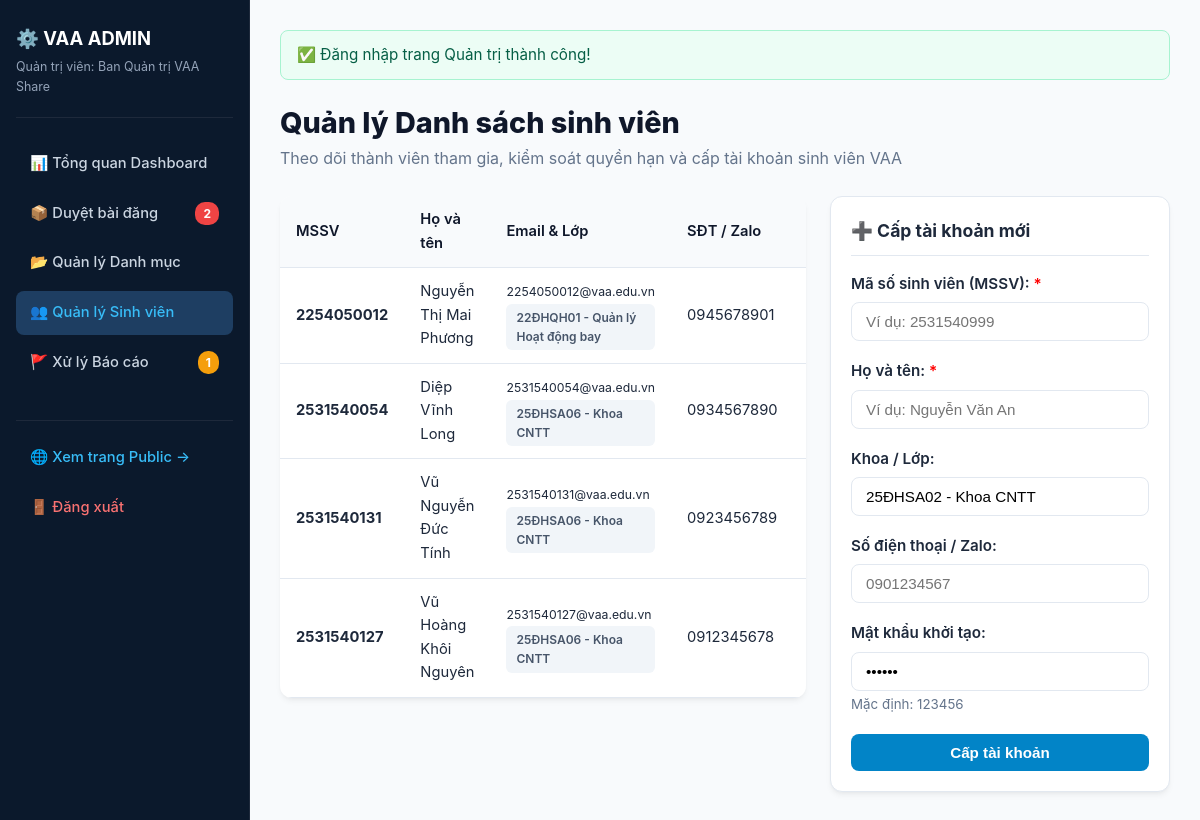
Before: /admin/users.php (signed in) with the older database file.
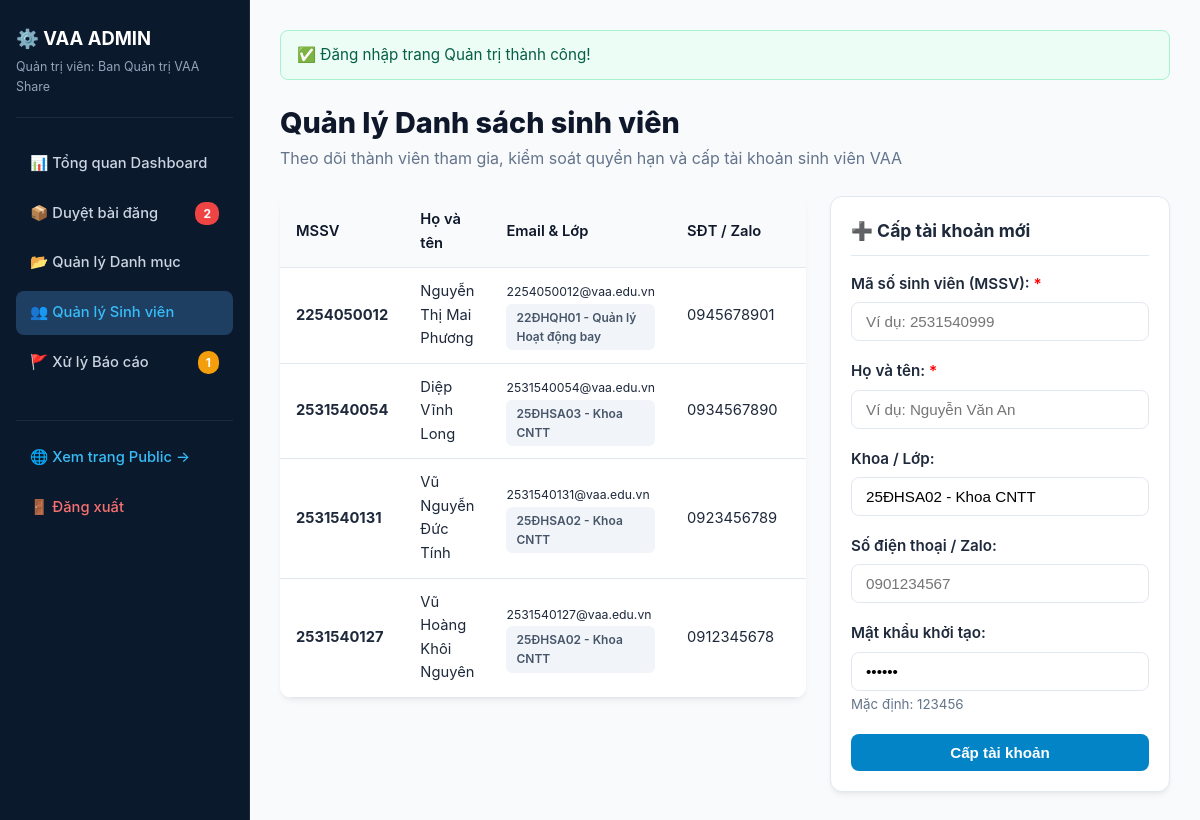
After: the same page with the newer database file.
### tables this page shows
CREATE TABLE `nguoi_dung` (
  `id` INT AUTO_INCREMENT PRIMARY KEY,
  `mssv` VARCHAR(20) NOT NULL UNIQUE,
  `ho_ten` VARCHAR(100) NOT NULL,
  `email` VARCHAR(100) NOT NULL UNIQUE,
  `mat_khau` VARCHAR(255) NOT NULL,
  `so_dien_thoai` VARCHAR(20) NOT NULL,
  `zalo` VARCHAR(50) DEFAULT NULL,
  `khoa_lop` VARCHAR(100) DEFAULT 'K25 - Học viện Hàng không',
  `vai_tro` ENUM('Sinh vien', 'Giang vien', 'Admin') DEFAULT 'Sinh vien',
  `trang_thai` ENUM('Hoat dong', 'Bi khoa') DEFAULT 'Hoat dong',
  `ngay_tao` TIMESTAMP DEFAULT CURRENT_TIMESTAMP
);

### includes/auth.php (called while the page is built, shortened)
<?php
function current_user() {
    return $_SESSION['user'] ?? null;
}

### includes/functions.php (called while the page is built, shortened)
<?php
function e($str) {
    return htmlspecialchars($str ?? '', ENT_QUOTES, 'UTF-8');
}

### admin/users.php (the view, shortened to what this page needs)
<?php
$adminActive = 'users';
require_once __DIR__ . '/_layout_top.php';
$users = $db->query("SELECT * FROM nguoi_dung WHERE vai_tro = 'Sinh vien' ORDER BY id DESC")->fetch_all(MYSQLI_ASSOC);
?>
<div style="margin-bottom: 24px;">
  <h1 style="font-size:1.8rem; font-weight:800; color:var(--vaa-dark);">Quản lý Danh sách sinh viên</h1>
  <p style="color:var(--vaa-muted);">Theo dõi thành viên tham gia, kiểm soát quyền hạn và cấp tài khoản sinh viên VAA</p>
</div>
<div style="display:grid; grid-template-columns: 1fr 340px; gap:24px; align-items:start;">
  <div class="table-responsive" style="background:#fff; border-radius:var(--vaa-radius); box-shadow:var(--vaa-shadow);">
    <table class="data-table">
      <thead>
        <tr>
          <th>MSSV</th>
          <th>Họ và tên</th>
          <th>Email & Lớp</th>
          <th>SĐT / Zalo</th>
          <th>Trạng thái</th>
        </tr>
      </thead>
      <tbody>
        <?php foreach ($users as $u): ?>
          <tr>
            <td><strong><?php echo e($u['mssv']); ?></strong></td>
            <td><?php echo e($u['ho_ten']); ?></td>
            <td>
              <small><?php echo e($u['email']); ?></small><br>
              <span class="badge" style="background:#f1f5f9; color:#475569; font-size:0.75rem;"><?php echo e($u['khoa_lop']); ?></span>
            </td>
            <td><?php echo e($u['so_dien_thoai']); ?></td>
            <td>
            </td>
          </tr>
        <?php endforeach; ?>
      </tbody>
    </table>
  </div>
  <div style="background:#fff; border:1px solid var(--vaa-border); border-radius:var(--vaa-radius); padding:20px; box-shadow:var(--vaa-shadow);">
    <h3 style="font-size:1.1rem; margin-bottom:16px; border-bottom:1px solid var(--vaa-border); padding-bottom:10px;">➕ Cấp tài khoản mới</h3>
    <form action="<?php echo BASE_URL; ?>/admin/users.php" method="POST">
      <div class="form-group">
        <label>Mã số sinh viên (MSSV): <span style="color:red;">*</span></label>
        <input type="text" name="mssv" class="form-control" placeholder="Ví dụ: 2531540999" required>
      </div>
      <div class="form-group">
        <label>Họ và tên: <span style="color:red;">*</span></label>
        <input type="text" name="ho_ten" class="form-control" placeholder="Ví dụ: Nguyễn Văn An" required>
      </div>
      <div class="form-group">
        <label>Khoa / Lớp:</label>
        <input type="text" name="khoa_lop" class="form-control" value="25ĐHSA02 - Khoa CNTT">
      </div>
      <div class="form-group">
        <label>Số điện thoại / Zalo:</label>
        <input type="text" name="so_dien_thoai" class="form-control" placeholder="0901234567" required>
      </div>
      <div class="form-group">
        <label>Mật khẩu khởi tạo:</label>
        <input type="password" name="mat_khau" class="form-control" value="123456" required>
        <small style="color:var(--vaa-muted);">Mặc định: 123456</small>
      </div>
      <button type="submit" class="btn btn-primary btn-block">Cấp tài khoản</button>
    </form>
  </div>
</div>
<?php require_once __DIR__ . '/_layout_bottom.php'; ?>

### admin/_layout_top.php (shortened to what this page needs)
<?php
require_once __DIR__ . '/../includes/auth.php';
require_once __DIR__ . '/../includes/functions.php';
$currentUser = current_user();
$db = get_db();
$resPending = $db->query("SELECT COUNT(*) AS total FROM do_dung WHERE trang_thai = 'Cho duyet'");
$pendingCount = (int) ($resPending->fetch_assoc()['total'] ?? 0);
$resReports = $db->query("SELECT COUNT(*) AS total FROM bao_cao_vi_pham WHERE trang_thai = 'Cho xu ly'");
$reportsCount = (int) ($resReports->fetch_assoc()['total'] ?? 0);
?>
<!DOCTYPE html>
<html lang="vi">
<head>
  <link rel="stylesheet" href="<?php echo BASE_URL; ?>/assets/css/style.css">
</head>
<body>
<div class="admin-wrapper">
  <aside class="admin-sidebar">
    <div style="padding-bottom: 20px; border-bottom: 1px solid #1e293b;">
      <h3 style="font-size: 1.15rem; color:#fff; display:flex; align-items:center; gap:8px;">
        ⚙️ VAA ADMIN
      </h3>
      <p style="font-size: 0.78rem; color: #94a3b8; margin-top: 4px;">Quản trị viên: <?php echo e($currentUser['ho_ten']); ?></p>
    </div>
    <ul class="admin-menu">
      <li><a href="<?php echo BASE_URL; ?>/admin/index.php" class="<?php echo ($adminActive ?? '') === 'dashboard' ? 'active' : ''; ?>">📊 Tổng quan Dashboard</a></li>
      <li>
        <a href="<?php echo BASE_URL; ?>/admin/items.php" class="<?php echo ($adminActive ?? '') === 'items' ? 'active' : ''; ?>">
          <span>📦 Duyệt bài đăng</span>
          <?php if ($pendingCount > 0): ?>
            <span style="background:#ef4444; color:#fff; font-size:0.75rem; padding:2px 8px; border-radius:10px; font-weight:700;"><?php echo $pendingCount; ?></span>
          <?php endif; ?>
        </a>
      </li>
      <li><a href="<?php echo BASE_URL; ?>/admin/categories.php" class="<?php echo ($adminActive ?? '') === 'categories' ? 'active' : ''; ?>">📂 Quản lý Danh mục</a></li>
      <li><a href="<?php echo BASE_URL; ?>/admin/users.php" class="<?php echo ($adminActive ?? '') === 'users' ? 'active' : ''; ?>">👥 Quản lý Sinh viên</a></li>
      <li>
        <a href="<?php echo BASE_URL; ?>/admin/reports.php" class="<?php echo ($adminActive ?? '') === 'reports' ? 'active' : ''; ?>">
          <span>🚩 Xử lý Báo cáo</span>
          <?php if ($reportsCount > 0): ?>
            <span style="background:#f59e0b; color:#fff; font-size:0.75rem; padding:2px 8px; border-radius:10px; font-weight:700;"><?php echo $reportsCount; ?></span>
          <?php endif; ?>
        </a>
      </li>
      <li style="margin-top: 30px; border-top: 1px solid #1e293b; padding-top: 15px;">
        <a href="<?php echo BASE_URL; ?>/index.php" target="_blank" style="color: #38bdf8;">🌐 Xem trang Public &rarr;</a>
      </li>
      <li>
        <a href="<?php echo BASE_URL; ?>/logout.php" style="color: #f87171;">🚪 Đăng xuất</a>
      </li>
    </ul>
  </aside>
  <main class="admin-content">
    <?php if (isset($_SESSION['flash_success'])): ?>
      <div class="alert alert-success">
        ✅ <?php echo e($_SESSION['flash_success']); unset($_SESSION['flash_success']); ?>
      </div>
    <?php endif; ?>

### admin/_layout_bottom.php (shortened to what this page needs)
  </main>
</div>
</body>
</html>

### assets/css/style.css (style rules this page uses)
:root { --vaa-blue: #0284c7; --vaa-blue-hover: #0369a1; --vaa-navy: #0b192c; --vaa-dark: #0f172a; --vaa-bg: #f8fafc; --vaa-card: #ffffff; --vaa-border: #e2e8f0; --vaa-text: #1e293b; --vaa-muted: #64748b; --vaa-free: #10b981; --vaa-free-bg: #ecfdf5; --vaa-price: #f59e0b; --vaa-price-bg: #fffbeb; --vaa-radius: 12px; --vaa-shadow: 0 4px 6px -1px rgba(0, 0, 0, 0.05), 0 2px 4px -2px rgba(0, 0, 0, 0.05); --vaa-shadow-lg: 0 10px 15px -3px rgba(0, 0, 0, 0.08), 0 4px 6px -4px rgba(0, 0, 0, 0.04); }
* { box-sizing: border-box; margin: 0; padding: 0; }
body { font-family: -apple-system, BlinkMacSystemFont, "Segoe UI", Roboto, "Helvetica Neue", Arial, sans-serif; background-color: var(--vaa-bg); color: var(--vaa-text); line-height: 1.6; min-height: 100vh; display: flex; flex-direction: column; }
a { color: var(--vaa-blue); text-decoration: none; transition: all 0.2s ease; }
.badge { display: inline-block; padding: 4px 10px; border-radius: 6px; font-size: 0.8rem; font-weight: 600; }
.btn { display: inline-flex; align-items: center; justify-content: center; gap: 8px; padding: 10px 18px; border-radius: 8px; font-size: 0.95rem; font-weight: 600; cursor: pointer; border: none; transition: all 0.2s; text-decoration: none; }
.btn-primary { background: var(--vaa-blue); color: #fff; }
.btn-block { width: 100%; }
.form-group { margin-bottom: 18px; }
.form-group label { display: block; font-weight: 600; margin-bottom: 6px; font-size: 0.95rem; }
.form-control { width: 100%; padding: 10px 14px; border: 1px solid var(--vaa-border); border-radius: 8px; font-size: 0.95rem; outline: none; transition: border-color 0.2s; background: #fff; }
.table-responsive { overflow-x: auto; }
.data-table { width: 100%; border-collapse: collapse; background: #fff; border-radius: var(--vaa-radius); overflow: hidden; box-shadow: var(--vaa-shadow); }
.data-table th, .data-table td { padding: 12px 16px; text-align: left; border-bottom: 1px solid var(--vaa-border); font-size: 0.92rem; }
.data-table th { background: #f8fafc; font-weight: 600; color: var(--vaa-dark); }
.alert { padding: 12px 16px; border-radius: 8px; margin-bottom: 20px; font-size: 0.95rem; }
.alert-success { background: #ecfdf5; color: #065f46; border: 1px solid #a7f3d0; }

### admin/_layout_top.php (style rules this page uses)
.admin-wrapper { display: grid; grid-template-columns: 250px 1fr; min-height: 100vh; }
.admin-sidebar { background: #0b192c; color: #fff; padding: 24px 16px; border-right: 1px solid #1e293b; }
.admin-menu { list-style: none; margin-top: 24px; display: flex; flex-direction: column; gap: 6px; }
.admin-menu a { display: flex; align-items: center; justify-content: space-between; padding: 10px 14px; border-radius: 8px; color: #cbd5e1; font-weight: 500; font-size: 0.92rem; }
.admin-menu a:hover, .admin-menu a.active { background: #1e3e62; color: #38bdf8; }
.admin-content { padding: 30px; background: #f8fafc; }

Changed rows visible on the page:
changed nguoi_dung "Diệp Vĩnh Long": khoa_lop "25ĐHSA06 - Khoa CNTT" → "25ĐHSA03 - Khoa CNTT"
changed nguoi_dung "Vũ Nguyễn Đức Tính": khoa_lop "25ĐHSA06 - Khoa CNTT" → "25ĐHSA02 - Khoa CNTT"
changed nguoi_dung "Vũ Hoàng Khôi Nguyên": khoa_lop "25ĐHSA06 - Khoa CNTT" → "25ĐHSA02 - Khoa CNTT"
